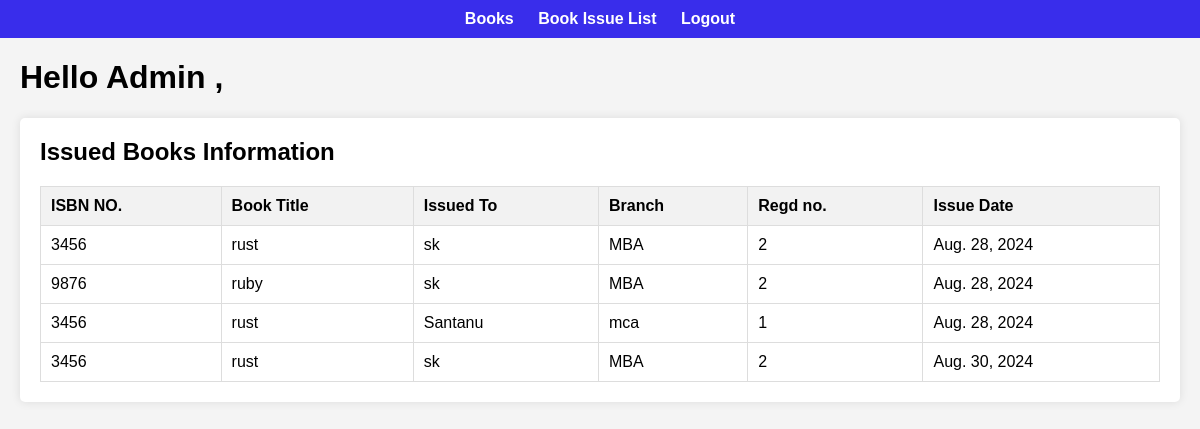
Screenshot of /ahome with the database file from the repository.
### home/models.py (models this page shows, shortened)
class book_issue(models.Model):
    regd_no=models.ForeignKey(student_master,on_delete=models.CASCADE)
    isbn_no=models.ForeignKey(Book,on_delete=models.CASCADE)
    date=models.DateField(default=timezone.now)
    approve=models.IntegerField(default=0)

class Book(models.Model):
    book_name=models.CharField(max_length=100)
    author=models.CharField(max_length=40)
    isbn_no=models.CharField(max_length=50,primary_key=True)

### register/models.py (models this page shows)
class student_master(models.Model):
    name=models.CharField(max_length=30)
    regd_no=models.AutoField(primary_key=True)
    branch=models.CharField(max_length=20)
    year=models.CharField(max_length=5)
    sec=models.CharField(max_length=5)
    mob=models.CharField(max_length=10)
    email=models.CharField(max_length=50)
    password=models.CharField(max_length=20)
    def __str__(self):
        return self.name

### home/views.py (the view)
# urls.py: path('ahome',ahome,name='ahome'),
def ahome(request):
    issues = book_issue.objects.all()
    return render(request,"ahome.html",{'issues':issues})

### home/templates/ahome.html (shortened to what this page needs)
<!DOCTYPE html>
<html lang="en">
<head>
</head>
<body>
    <div class="header">
        <a href="/books">Books</a>
        <a href="/book_issue_list">Book Issue List</a>
        <a href="/logout/">Logout</a>
    </div>
    <div class="container">
        <h1>Hello Admin ,</h1>
        <div class="issued-books">
            <h2>Issued Books Information</h2>
            <table>
                <thead>
                    <tr>
                        <th>ISBN NO.</th>
                        <th>Book Title</th>
                        <th>Issued To</th>
                        <th>Branch</th>
                        <th>Regd no.</th>
                        <th>Issue Date</th>
                    </tr>
                </thead>
                <tbody>
                    {% for issue in issues %}
                    <tr>
                        <td>{{ issue.isbn_no.isbn_no }}</td>
                        <td>{{ issue.isbn_no.book_name }}</td>
                        <td>{{ issue.regd_no }}</td>
                        <td>{{ issue.regd_no.branch }}</td>
                        <td>{{ issue.regd_no.regd_no }}</td>
                        <td>{{ issue.date }}</td>
                    </tr>
                    {% endfor %}
                </tbody>
            </table>
        </div>
    </div>
</body>
</html>

### home/templates/ahome.html (style rules this page uses)
body { font-family: Arial, sans-serif; margin: 0; padding: 0; background-color: #f4f4f4; }
.header { background-color: #392deb; color: #fff; padding: 10px 20px; text-align: center; }
.header a { color: #fff; text-decoration: none; padding: 10px; font-weight: bold; }
.container { margin: 20px; }
.issued-books { background-color: #fff; border-radius: 5px; padding: 20px; box-shadow: 0 0 10px rgba(0,0,0,0.1); }
.issued-books h2 { margin-top: 0; }
table { width: 100%; border-collapse: collapse; }
table, th, td { border: 1px solid #ddd; }
th, td { padding: 10px; text-align: left; }
th { background-color: #f2f2f2; }

### rows the page displays
book_issue: isbn_no.isbn_no "3456", isbn_no.book_name "rust", regd_no "sk", regd_no.branch "MBA", regd_no.regd_no "2", date "Aug. 28, 2024"
book_issue: isbn_no.isbn_no "9876", isbn_no.book_name "ruby", regd_no "sk", regd_no.branch "MBA", regd_no.regd_no "2", date "Aug. 28, 2024"
book_issue: isbn_no.isbn_no "3456", isbn_no.book_name "rust", regd_no "Santanu", regd_no.branch "mca", regd_no.regd_no "1", date "Aug. 28, 2024"
book_issue: isbn_no.isbn_no "3456", isbn_no.book_name "rust", regd_no "sk", regd_no.branch "MBA", regd_no.regd_no "2", date "Aug. 30, 2024"
